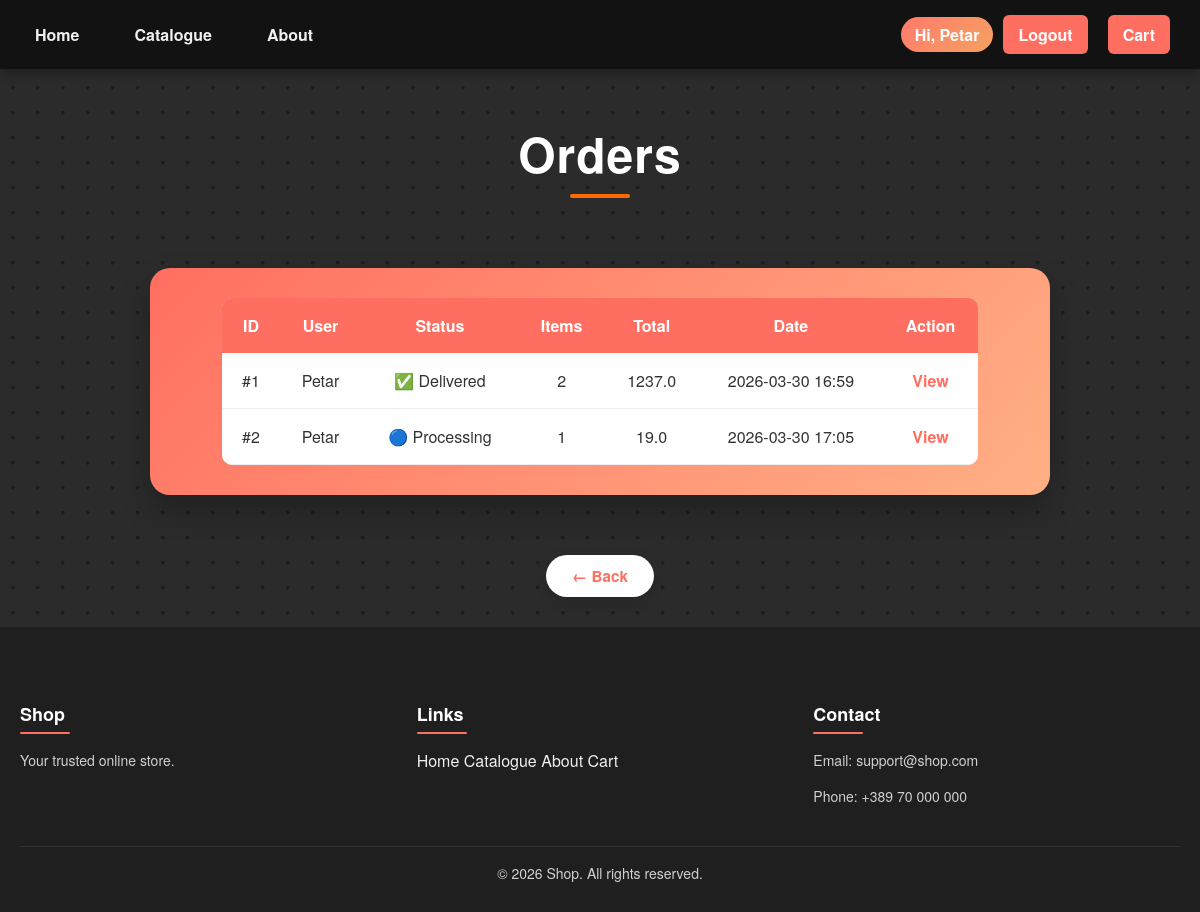
Page /my-orders (signed in) on the committed database.
### models.py (models this page shows, shortened)
class User(Base):
    __tablename__ = "users"
    id = Column(Integer, primary_key=True)
    username = Column(String(120), unique=True, nullable=False)
    email = Column(String(120), unique=True, nullable=False)
    password = Column(String(300), nullable=False)
    verified = Column(Boolean, default=False, nullable=False)
    verification_code = Column(String(120), nullable=False)
    is_admin = Column(Boolean, default=False, nullable=False)

class Order(Base):
    __tablename__ = "orders"
    id = Column(Integer, primary_key=True)
    user_id = Column(Integer, ForeignKey("users.id"))
    created_at = Column(DateTime, default=datetime.utcnow)
    total_price= Column(Integer, nullable=False)
    status = Column(String, default="pending")
    user = relationship("User", backref="orders")
    items = relationship("OrderItem", back_populates="order", cascade="all, delete")

### app.py (the view)
@app.route("/my-orders")
@login_required
def my_orders():
    user_id = cart_session.get("user_id")
    orders = db_session.query(Order).filter_by(user_id=user_id).all()
    return render_template("admin_orders.html", orders=orders)

### templates/admin_orders.html
{% extends "layout.html" %}
{% block extra_css %}
<link rel="stylesheet" href="{{ url_for('static', filename='css/users.css') }}">
{% endblock %}
{% block content %}
<h1 class="dashboard-title">Orders</h1>
<div class="dashboard">
    <table style="width:90%; margin: 0 auto; color:#333; background:white; border-radius:10px; overflow:hidden;">
        <tr style="background:#ff6f61; color:white;">
            <th>ID</th>
            <th>User</th>
            <th>Status</th>
            <th>Items</th>
            <th>Total</th>
            <th>Date</th>
            <th>Action</th>
        </tr>
        {% for order in orders %}
        <tr style="text-align:center;">
            <td>#{{ order.id }}</td>
            <td>{{ order.user.username }}</td>
            <td>
                {% if order.status == "pending" %}
                    🟡 Pending
                {% elif order.status == "processing" %}
                    🔵 Processing
                {% elif order.status == "shipped" %}
                    📦 Shipped
                {% elif order.status == "delivered" %}
                    ✅ Delivered
                {% elif order.status == "cancelled" %}
                    ❌ Cancelled
                {% else %}
                    {{ order.status }}
                {% endif %}
            </td>
            <td>{{ order.items|length }}</td>
            <td>{{ order.total_price }}</td>
            <td>{{ order.created_at.strftime("%Y-%m-%d %H:%M") }}</td>
            <td>
                <a href="{{ url_for('admin_order_detail', order_id=order.id) }}"
                   style="text-decoration:none; color:#ff6f61; font-weight:bold;">
                    View
                </a>
            </td>
        </tr>
        {% endfor %}
    </table>
</div>
<div style="text-align:center; margin: 30px 0;">
    <a href="{{ url_for('dashboard') }}" class="btn-back">← Back</a>
</div>
{% endblock %}

### templates/layout.html (shortened to what this page needs)
<!DOCTYPE html>
<html lang="en">
<head>
    <link rel="stylesheet" href="{{ url_for('static', filename='css/style.css') }}">
    {% block extra_css %}{% endblock %}
</head>
<body>
<nav class="nav">
    <div class="nav-container">
        <a href="{{ url_for('home') }}">Home</a>
        <a href="{{ url_for('catalogue') }}">Catalogue</a>
        <a href="{{ url_for('about') }}">About</a>
    </div>
    <div class="cart-container">
    {% if session.user_id %}
        <span class="nav-user">Hi, {{ session.username }}</span>
        <a href="{{ url_for('logout') }}">Logout</a>
    {% else %}
        <a href="{{ url_for('login') }}">Account</a>
    {% endif %}
        <a href="{{ url_for('cart') }}">Cart</a>
</div>
</nav>
<main class="container">
    {% block content %}
    {% endblock %}
</main>
<footer class="footer">
    <div class="footer-content">
        <div>
            <h4>Shop</h4>
            <p>Your trusted online store.</p>
        </div>
        <div>
            <h4>Links</h4>
            <a href="{{ url_for('home') }}">Home</a>
            <a href="{{ url_for('catalogue') }}">Catalogue</a>
            <a href="{{ url_for('about') }}">About</a>
            <a href="{{ url_for('cart') }}">Cart</a>
        </div>
        <div>
            <h4>Contact</h4>
            <p>Email: support@shop.com</p>
            <p>Phone: +389 70 000 000</p>
        </div>
    </div>
    <p class="footer-bottom">
        © 2026 Shop. All rights reserved.
    </p>
</footer>
</body>
</html>

### static/css/style.css (style rules this page uses)
.nav { background-color: #121212; color: #f0f0f0; padding: 15px 20px; display: flex; justify-content: space-between; align-items: center; font-family: 'Helvetica Neue', Helvetica, Arial, sans-serif; box-shadow: 0 2px 12px rgba(0, 0, 0, 0.4); position: sticky; top: 0; z-index: 1000; }
.nav a { color: #f0f0f0; text-decoration: none; margin-right: 25px; font-weight: bold; padding: 8px 15px; border-radius: 6px; transition: all 0.3s ease; }
.nav-container, .cart-container { display: flex; align-items: center; }
.cart-container { gap: 10px; }
.cart-container a { margin-right: 10px; font-weight: bold; padding: 8px 15px; border-radius: 6px; background-color: #ff6f61; color: #fff; display: flex; align-items: center; gap: 8px; transition: all 0.3s ease; }
.footer { background-color: #1f1f1f; color: #f0f0f0; padding: 50px 20px 20px 20px; font-family: 'Helvetica Neue', Helvetica, Arial, sans-serif; }
.footer a { color: #f0f0f0; text-decoration: none; transition: color 0.3s ease; }
.footer-content { display: flex; flex-wrap: wrap; justify-content: space-between; gap: 30px; max-width: 1200px; margin: 0 auto 30px auto; }
.footer-content > div { flex: 1 1 200px; min-width: 180px; }
.footer h4 { font-size: 18px; margin-bottom: 15px; color: #ffffff; position: relative; }
.footer h4::after { content: ''; display: block; width: 50px; height: 2px; background-color: #ff6f61; margin-top: 5px; border-radius: 2px; }
.footer p { font-size: 14px; line-height: 1.6; margin-bottom: 8px; color: #d1d1d1; }
.footer-bottom { text-align: center; font-size: 13px; color: #888; border-top: 1px solid #333; padding-top: 15px; }
.nav-user { padding: 6px 14px; border-radius: 999px; background: linear-gradient(135deg, #ff7a6b, #f4a261); color: white; font-weight: 600; }

### static/css/users.css (style rules this page uses)
body { background: #f5f5f5; font-family: 'Helvetica Neue', Helvetica, Arial, sans-serif; color: #333; margin: 0; padding: 0; }
h1 { text-align: center; font-size: 2.4rem; font-weight: 800; margin: 80px 0 30px; color: #ff6f61; letter-spacing: 0.5px; }
body { background-color: #2b2b2b; background-image: radial-gradient(circle, #555 2px, transparent 2px); background-size: 25px 25px; background-blend-mode: overlay; font-family: 'Helvetica Neue', Helvetica, Arial, sans-serif; color: #fff; }
.dashboard-title { text-align: center; font-size: 3rem; font-weight: 700; margin: 100px 0 20px; position: relative; letter-spacing: 1px; color: #ffffff; animation: fadeUp 0.6s ease-out; margin: 50px 0 80px; }
.dashboard-title::after { content: ""; position: absolute; bottom: -10px; left: 50%; transform: translateX(-50%); width: 60px; height: 4px; background: #ff6b00; border-radius: 2px; }
.dashboard { max-width: 1400px; width:70%; margin: 0 auto 60px; padding: 30px; background: linear-gradient(135deg, #ff6f61, #ffb085); border-radius: 20px; box-shadow: 0 15px 30px rgba(0,0,0,0.25); }
.dashboard table { width: 90%; margin: 0 auto; border-collapse: collapse; background: white; border-radius: 10px; overflow: hidden; color: #333; }
.dashboard th { background: #ff6f61; color: white; padding: 16px; }
.dashboard td { padding: 16px; text-align: center; border-bottom: 1px solid #eee; }
.dashboard table { margin-bottom: 100px; }
html, body { height: 100%; margin: 0; }
body { display: flex; flex-direction: column; }
main { flex: 1; }
.btn-back { display: inline-block; background: #fff; color: #ff6f61; padding: 10px 26px; border-radius: 50px; font-size: 0.95rem; font-weight: 700; text-decoration: none; box-shadow: 0 4px 14px rgba(0,0,0,0.12); transition: all 0.3s ease; }

### rows in the picture
User: username "Petar"
Order: id "1", user.username "Petar", status "✅ Delivered", items|length "2", total_price "1237.0", created_at "2026-03-30 16:59"
Order: id "2", user.username "Petar", status "🔵 Processing", items|length "1", total_price "19.0", created_at "2026-03-30 17:05"
